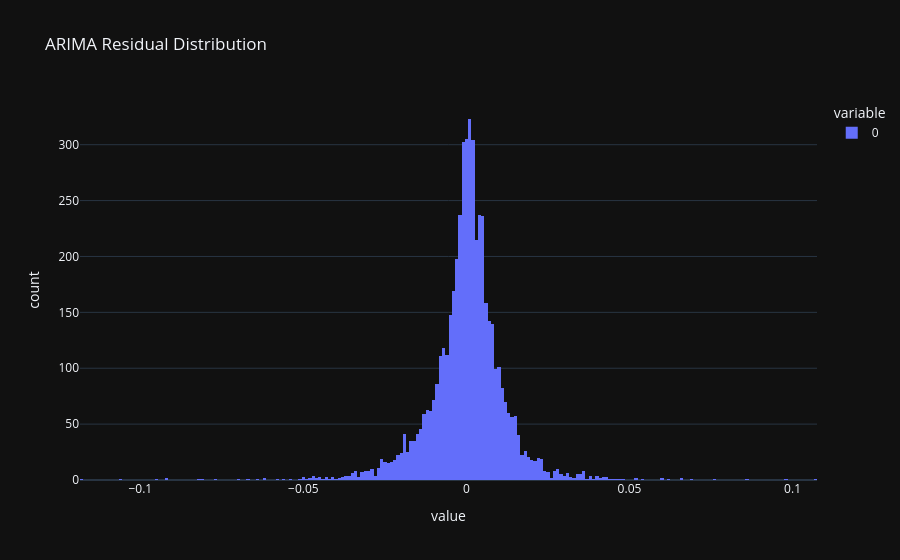

Notebook code for this chart:
### Code cell
# Residual Distribution

residuals.plot.hist(
    bins = 50,
    title = 'ARIMA Residual Distribution'
)

### Figure 1 — Plotly figure (JSON) as saved in the notebook; plotly's stock layout.template omitted (floating-point values rounded to 4 significant figures; data arrays with more than 128 entries replaced by an {"elided": "..."} marker saying what was removed)
{"data": [{"bingroup": "x", "hovertemplate": "variable=0<br>value=%{x}<br>count=%{y}<extra></extra>", "legendgroup": "0", "marker": {"color": "#636efa", "pattern": {"shape": ""}}, "name": "0", "orientation": "v", "showlegend": true, "type": "histogram", "x": {"elided": "5086 float values"}, "xaxis": "x", "yaxis": "y"}], "layout": {"barmode": "relative", "legend": {"title": {"text": "variable"}, "tracegroupgap": 0}, "title": {"text": "ARIMA Residual Distribution"}, "xaxis": {"anchor": "y", "domain": [0, 1], "title": {"text": "value"}}, "yaxis": {"anchor": "x", "domain": [0, 1], "title": {"text": "count"}}}}
